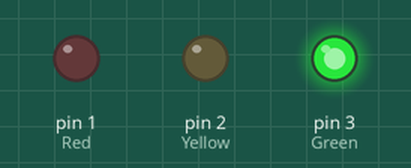
The sketch below on a simulated Arduino Uno, built with avr-gcc and run on an emulated ATmega328P. Parts: output pins drawn as LEDs (lit = HIGH).

Above: at 0.5 s.
At 12.5 s:
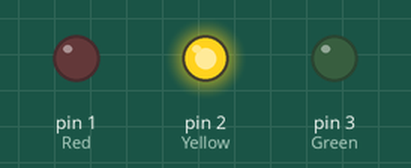
At 29.5 s:
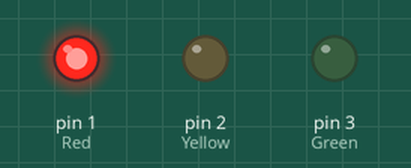
At 48.5 s:
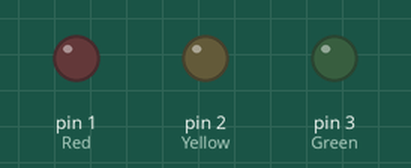
Timing chart, 0 to 55.9 s (numbered marks = the images above):
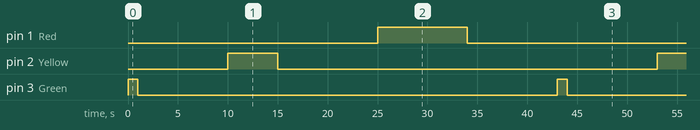

Measured:
- by itself, pin 1 (Red): alternates HIGH for 9.0 s and LOW for 34.0 s
- by itself, pin 2 (Yellow): alternates HIGH for 5.0 s and LOW for 38.0 s
- by itself, pin 3 (Green): alternates HIGH for 1.0 s and LOW for 42.0 s

The sketch:

queenter_s_1st_traffic_light1.ino
```cpp
// C++ code
//
int Green = 3;
int Yellow = 2;
int Red = 1;
void setup()
{
 pinMode(Green,OUTPUT);
  pinMode(Yellow,OUTPUT);
  pinMode(Red,OUTPUT);
}

void loop()
{
  digitalWrite(Green, HIGH);
  delay(1000); // Wait for 1000 millisecond(s)
  digitalWrite(Green, LOW);
  delay(9000); // Wait for 1000 millisecond(s)
  digitalWrite(Yellow, HIGH);
  delay(5000);
  digitalWrite(Yellow, LOW);
  delay(10000);
  digitalWrite(Red, HIGH);
  delay(9000);
  digitalWrite(Red, LOW);
  delay(9000);
}
```
